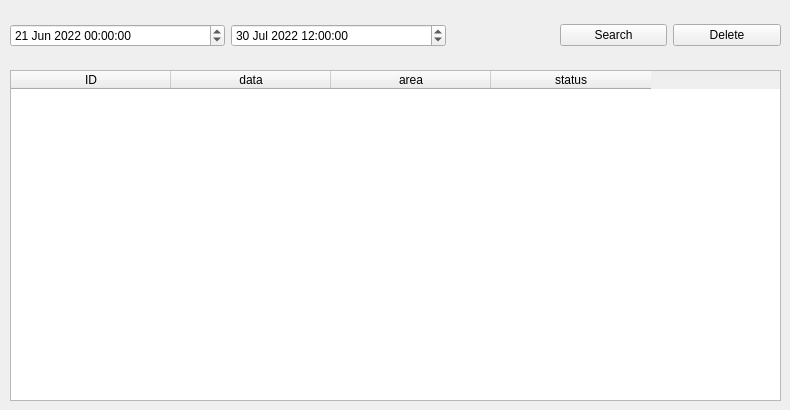
<?xml version="1.0" encoding="UTF-8"?>
<ui version="4.0">
 <class>Tab2DataBase</class>
 <widget class="QWidget" name="Tab2DataBase">
  <property name="geometry">
   <rect>
    <x>0</x>
    <y>0</y>
    <width>790</width>
    <height>410</height>
   </rect>
  </property>
  <property name="windowTitle">
   <string>Form</string>
  </property>
  <widget class="QWidget" name="horizontalLayoutWidget">
   <property name="geometry">
    <rect>
     <x>10</x>
     <y>10</y>
     <width>771</width>
     <height>51</height>
    </rect>
   </property>
   <layout class="QHBoxLayout" name="horizontalLayout" stretch="2,2,1,1,1">
    <item>
     <widget class="QDateTimeEdit" name="pDteFrom">
      <property name="dateTime">
       <datetime>
        <hour>0</hour>
        <minute>0</minute>
        <second>0</second>
        <year>2022</year>
        <month>6</month>
        <day>21</day>
       </datetime>
      </property>
     </widget>
    </item>
    <item>
     <widget class="QDateTimeEdit" name="pDteTo">
      <property name="dateTime">
       <datetime>
        <hour>12</hour>
        <minute>0</minute>
        <second>0</second>
        <year>2022</year>
        <month>7</month>
        <day>30</day>
       </datetime>
      </property>
     </widget>
    </item>
    <item>
     <spacer name="horizontalSpacer">
      <property name="orientation">
       <enum>Qt::Horizontal</enum>
      </property>
      <property name="sizeHint" stdset="0">
       <size>
        <width>40</width>
        <height>20</height>
       </size>
      </property>
     </spacer>
    </item>
    <item>
     <widget class="QPushButton" name="pPbSearchButton">
      <property name="text">
       <string>Search</string>
      </property>
     </widget>
    </item>
    <item>
     <widget class="QPushButton" name="pPbDeleteButton">
      <property name="text">
       <string>Delete</string>
      </property>
     </widget>
    </item>
   </layout>
  </widget>
  <widget class="QWidget" name="horizontalLayoutWidget_2">
   <property name="geometry">
    <rect>
     <x>10</x>
     <y>70</y>
     <width>771</width>
     <height>331</height>
    </rect>
   </property>
   <layout class="QHBoxLayout" name="horizontalLayout_2">
    <item>
     <widget class="QTableWidget" name="pTableWidget">
      <property name="sortingEnabled">
       <bool>true</bool>
      </property>
      <property name="columnCount">
       <number>4</number>
      </property>
      <attribute name="horizontalHeaderVisible">
       <bool>true</bool>
      </attribute>
      <attribute name="horizontalHeaderMinimumSectionSize">
       <number>40</number>
      </attribute>
      <attribute name="horizontalHeaderDefaultSectionSize">
       <number>160</number>
      </attribute>
      <attribute name="verticalHeaderCascadingSectionResizes">
       <bool>true</bool>
      </attribute>
      <attribute name="verticalHeaderMinimumSectionSize">
       <number>32</number>
      </attribute>
      <attribute name="verticalHeaderDefaultSectionSize">
       <number>32</number>
      </attribute>
      <column>
       <property name="text">
        <string>ID</string>
       </property>
      </column>
      <column>
       <property name="text">
        <string>data</string>
       </property>
      </column>
      <column>
       <property name="text">
        <string>area</string>
       </property>
      </column>
      <column>
       <property name="text">
        <string>status</string>
       </property>
      </column>
     </widget>
    </item>
   </layout>
  </widget>
 </widget>
 <resources/>
 <connections/>
</ui>
